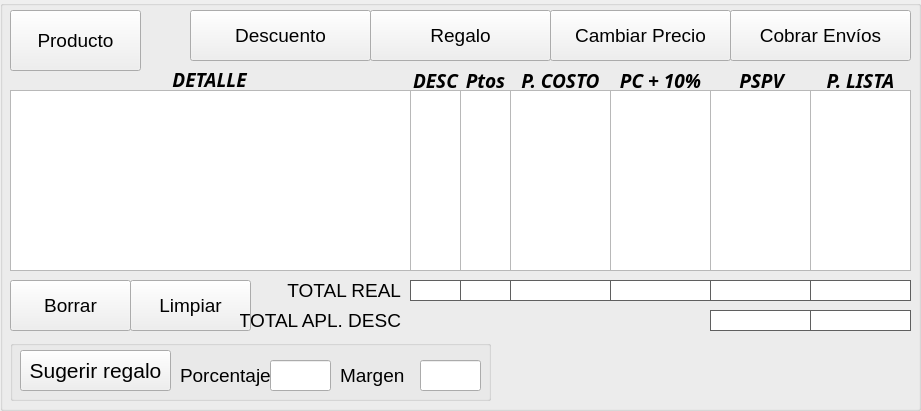
   <widget class="QGroupBox" name="groupBox_6">
    <property name="geometry">
     <rect>
      <x>10</x>
      <y>10</y>
      <width>921</width>
      <height>411</height>
     </rect>
    </property>
    <property name="title">
     <string/>
    </property>
    <widget class="QPushButton" name="push_Limpiar">
     <property name="geometry">
      <rect>
       <x>130</x>
       <y>280</y>
       <width>121</width>
       <height>51</height>
      </rect>
     </property>
     <property name="font">
      <font>
       <family>MS Shell Dlg 2</family>
       <pointsize>14</pointsize>
       <weight>50</weight>
       <italic>false</italic>
       <bold>false</bold>
      </font>
     </property>
     <property name="text">
      <string>Limpiar</string>
     </property>
     <property name="icon">
      <iconset>
       <normalon>../icon/limpiararchivo2.png</normalon>
      </iconset>
     </property>
     <property name="iconSize">
      <size>
       <width>40</width>
       <height>40</height>
      </size>
     </property>
     <property name="autoDefault">
      <bool>false</bool>
     </property>
    </widget>
    <widget class="QLabel" name="label_17">
     <property name="geometry">
      <rect>
       <x>240</x>
       <y>310</y>
       <width>161</width>
       <height>20</height>
      </rect>
     </property>
     <property name="font">
      <font>
       <family>MS Shell Dlg 2</family>
       <pointsize>14</pointsize>
       <weight>50</weight>
       <italic>false</italic>
       <bold>false</bold>
      </font>
     </property>
     <property name="text">
      <string>TOTAL APL. DESC</string>
     </property>
     <property name="alignment">
      <set>Qt::AlignRight|Qt::AlignTrailing|Qt::AlignVCenter</set>
     </property>
    </widget>
    <widget class="QLabel" name="label_15">
     <property name="geometry">
      <rect>
       <x>240</x>
       <y>280</y>
       <width>161</width>
       <height>20</height>
      </rect>
     </property>
     <property name="font">
      <font>
       <family>MS Shell Dlg 2</family>
       <pointsize>14</pointsize>
       <weight>50</weight>
       <italic>false</italic>
       <bold>false</bold>
      </font>
     </property>
     <property name="text">
      <string>TOTAL REAL</string>
     </property>
     <property name="alignment">
      <set>Qt::AlignRight|Qt::AlignTrailing|Qt::AlignVCenter</set>
     </property>
    </widget>
    <widget class="QPushButton" name="push_Borrar">
     <property name="geometry">
      <rect>
       <x>10</x>
       <y>280</y>
       <width>121</width>
       <height>51</height>
      </rect>
     </property>
     <property name="font">
      <font>
       <family>MS Shell Dlg 2</family>
       <pointsize>14</pointsize>
       <weight>50</weight>
       <italic>false</italic>
       <bold>false</bold>
      </font>
     </property>
     <property name="text">
      <string>Borrar</string>
     </property>
     <property name="icon">
      <iconset>
       <normalon>../icon/goma.png</normalon>
      </iconset>
     </property>
     <property name="iconSize">
      <size>
       <width>40</width>
       <height>40</height>
      </size>
     </property>
     <property name="autoDefault">
      <bool>false</bool>
     </property>
    </widget>
    <widget class="QListWidget" name="list_Pspv">
     <property name="geometry">
      <rect>
       <x>710</x>
       <y>90</y>
       <width>101</width>
       <height>181</height>
      </rect>
     </property>
     <property name="font">
      <font>
       <family>Calibri</family>
       <pointsize>14</pointsize>
      </font>
     </property>
     <property name="layoutDirection">
      <enum>Qt::RightToLeft</enum>
     </property>
    </widget>
    <widget class="QListWidget" name="list_Desc">
     <property name="geometry">
      <rect>
       <x>410</x>
       <y>90</y>
       <width>51</width>
       <height>181</height>
      </rect>
     </property>
     <property name="font">
      <font>
       <family>Calibri</family>
       <pointsize>14</pointsize>
      </font>
     </property>
     <property name="layoutDirection">
      <enum>Qt::RightToLeft</enum>
     </property>
    </widget>
    <widget class="QLabel" name="label_14">
     <property name="geometry">
      <rect>
       <x>810</x>
       <y>70</y>
       <width>101</width>
       <height>20</height>
      </rect>
     </property>
     <property name="font">
      <font>
       <family>Candara</family>
       <pointsize>14</pointsize>
       <weight>75</weight>
       <italic>true</italic>
       <bold>true</bold>
      </font>
     </property>
     <property name="text">
      <string>P. LISTA</string>
     </property>
     <property name="alignment">
      <set>Qt::AlignCenter</set>
     </property>
    </widget>
    <widget class="QLabel" name="label_TCosto">
     <property name="geometry">
      <rect>
       <x>510</x>
       <y>280</y>
       <width>101</width>
       <height>21</height>
      </rect>
     </property>
     <property name="font">
      <font>
       <family>Calibri</family>
       <pointsize>14</pointsize>
       <weight>75</weight>
       <bold>true</bold>
      </font>
     </property>
     <property name="styleSheet">
      <string notr="true">border: 1px solid black;
background-color: rgb(255, 255, 255);
color: rgb(255, 85, 0);
border-color: rgb(95, 95, 95);</string>
     </property>
     <property name="text">
      <string/>
     </property>
     <property name="alignment">
      <set>Qt::AlignCenter</set>
     </property>
    </widget>
    <widget class="QPushButton" name="push_Regalo">
     <property name="geometry">
      <rect>
       <x>370</x>
       <y>10</y>
       <width>181</width>
       <height>51</height>
      </rect>
     </property>
     <property name="font">
      <font>
       <family>MS Shell Dlg 2</family>
       <pointsize>14</pointsize>
       <weight>50</weight>
       <italic>false</italic>
       <bold>false</bold>
      </font>
     </property>
     <property name="text">
      <string>Regalo</string>
     </property>
     <property name="icon">
      <iconset>
       <normalon>../icon/pngocean.com.png</normalon>
      </iconset>
     </property>
     <property name="iconSize">
      <size>
       <width>40</width>
       <height>40</height>
      </size>
     </property>
     <property name="autoDefault">
      <bool>false</bool>
     </property>
    </widget>
    <widget class="QLabel" name="label_12">
     <property name="geometry">
      <rect>
       <x>610</x>
       <y>70</y>
       <width>101</width>
       <height>20</height>
      </rect>
     </property>
     <property name="font">
      <font>
       <family>Candara</family>
       <pointsize>14</pointsize>
       <weight>75</weight>
       <italic>true</italic>
       <bold>true</bold>
      </font>
     </property>
     <property name="text">
      <string>PC + 10%</string>
     </property>
     <property name="alignment">
      <set>Qt::AlignCenter</set>
     </property>
    </widget>
    <widget class="QListWidget" name="list_Detalle">
     <property name="geometry">
      <rect>
       <x>10</x>
       <y>90</y>
       <width>401</width>
       <height>181</height>
      </rect>
     </property>
     <property name="font">
      <font>
       <family>Calibri</family>
       <pointsize>14</pointsize>
      </font>
     </property>
    </widget>
    <widget class="QLabel" name="label_16">
     <property name="geometry">
      <rect>
       <x>410</x>
       <y>70</y>
       <width>51</width>
       <height>20</height>
      </rect>
     </property>
     <property name="font">
      <font>
       <family>Candara</family>
       <pointsize>14</pointsize>
       <weight>75</weight>
       <italic>true</italic>
       <bold>true</bold>
      </font>
     </property>
     <property name="text">
      <string>DESC</string>
     </property>
     <property name="alignment">
      <set>Qt::AlignCenter</set>
     </property>
    </widget>
    <widget class="QLabel" name="label_13">
     <property name="geometry">
      <rect>
       <x>716</x>
       <y>70</y>
       <width>91</width>
       <height>20</height>
      </rect>
     </property>
     <property name="font">
      <font>
       <family>Candara</family>
       <pointsize>14</pointsize>
       <weight>75</weight>
       <italic>true</italic>
       <bold>true</bold>
      </font>
     </property>
     <property name="text">
      <string>PSPV</string>
     </property>
     <property name="alignment">
      <set>Qt::AlignCenter</set>
     </property>
    </widget>
    <widget class="QListWidget" name="list_Lista">
     <property name="geometry">
      <rect>
       <x>810</x>
       <y>90</y>
       <width>101</width>
       <height>181</height>
      </rect>
     </property>
     <property name="font">
      <font>
       <family>Calibri</family>
       <pointsize>14</pointsize>
      </font>
     </property>
     <property name="layoutDirection">
      <enum>Qt::RightToLeft</enum>
     </property>
    </widget>
    <widget class="QListWidget" name="list_Costo10">
     <property name="geometry">
      <rect>
       <x>610</x>
       <y>90</y>
       <width>101</width>
       <height>181</height>
      </rect>
     </property>
     <property name="font">
      <font>
       <family>Calibri</family>
       <pointsize>14</pointsize>
      </font>
     </property>
     <property name="layoutDirection">
      <enum>Qt::RightToLeft</enum>
     </property>
    </widget>
    <widget class="QLabel" name="label_DPspv">
     <property name="geometry">
      <rect>
       <x>710</x>
       <y>310</y>
       <width>101</width>
       <height>21</height>
      </rect>
     </property>
     <property name="font">
      <font>
       <family>Calibri</family>
       <pointsize>14</pointsize>
       <weight>75</weight>
       <bold>true</bold>
      </font>
     </property>
     <property name="styleSheet">
      <string notr="true">border: 1px solid black;
background-color: rgb(255, 255, 255);
color: rgb(255, 85, 0);
border-color: rgb(95, 95, 95);</string>
     </property>
     <property name="text">
      <string/>
     </property>
     <property name="alignment">
      <set>Qt::AlignCenter</set>
     </property>
    </widget>
    <widget class="QLabel" name="label_TCosto10">
     <property name="geometry">
      <rect>
       <x>610</x>
       <y>280</y>
       <width>101</width>
       <height>21</height>
      </rect>
     </property>
     <property name="font">
      <font>
       <family>Calibri</family>
       <pointsize>14</pointsize>
       <weight>75</weight>
       <bold>true</bold>
      </font>
     </property>
     <property name="styleSheet">
      <string notr="true">border: 1px solid black;
background-color: rgb(255, 255, 255);
color: rgb(255, 85, 0);
border-color: rgb(95, 95, 95);</string>
     </property>
     <property name="text">
      <string/>
     </property>
     <property name="alignment">
      <set>Qt::AlignCenter</set>
     </property>
    </widget>
    <widget class="QLabel" name="label_TLista">
     <property name="geometry">
      <rect>
       <x>810</x>
       <y>280</y>
       <width>101</width>
       <height>21</height>
      </rect>
     </property>
     <property name="font">
      <font>
       <family>Calibri</family>
       <pointsize>14</pointsize>
       <weight>75</weight>
       <bold>true</bold>
      </font>
     </property>
     <property name="styleSheet">
      <string notr="true">border: 1px solid black;
background-color: rgb(255, 255, 255);
color: rgb(255, 85, 0);
border-color: rgb(95, 95, 95);</string>
     </property>
     <property name="text">
      <string/>
     </property>
     <property name="alignment">
      <set>Qt::AlignCenter</set>
     </property>
    </widget>
    <widget class="QLabel" name="label_10">
     <property name="geometry">
      <rect>
       <x>14</x>
       <y>69</y>
       <width>391</width>
       <height>21</height>
      </rect>
     </property>
     <property name="font">
      <font>
       <family>Candara</family>
       <pointsize>14</pointsize>
       <weight>75</weight>
       <italic>true</italic>
       <bold>true</bold>
      </font>
     </property>
     <property name="text">
      <string>DETALLE</string>
     </property>
     <property name="alignment">
      <set>Qt::AlignCenter</set>
     </property>
    </widget>
    <widget class="QLabel" name="label_TPspv">
     <property name="geometry">
      <rect>
       <x>710</x>
       <y>280</y>
       <width>101</width>
       <height>21</height>
      </rect>
     </property>
     <property name="font">
      <font>
       <family>Calibri</family>
       <pointsize>14</pointsize>
       <weight>75</weight>
       <bold>true</bold>
      </font>
     </property>
     <property name="styleSheet">
      <string notr="true">border: 1px solid black;
background-color: rgb(255, 255, 255);
color: rgb(255, 85, 0);
border-color: rgb(95, 95, 95);</string>
     </property>
     <property name="text">
      <string/>
     </property>
     <property name="alignment">
      <set>Qt::AlignCenter</set>
     </property>
    </widget>
    <widget class="QLabel" name="label_TDesc">
     <property name="geometry">
      <rect>
       <x>410</x>
       <y>280</y>
       <width>51</width>
       <height>21</height>
      </rect>
     </property>
     <property name="font">
      <font>
       <family>Calibri</family>
       <pointsize>14</pointsize>
       <weight>75</weight>
       <bold>true</bold>
      </font>
     </property>
     <property name="styleSheet">
      <string notr="true">border: 1px solid black;
background-color: rgb(255, 255, 255);
color: rgb(255, 85, 0);
border-color: rgb(95, 95, 95);</string>
     </property>
     <property name="text">
      <string/>
     </property>
     <property name="alignment">
      <set>Qt::AlignCenter</set>
     </property>
    </widget>
    <widget class="QPushButton" name="push_Cprecio">
     <property name="geometry">
      <rect>
       <x>550</x>
       <y>10</y>
       <width>181</width>
       <height>51</height>
      </rect>
     </property>
     <property name="font">
      <font>
       <family>MS Shell Dlg 2</family>
       <pointsize>14</pointsize>
       <weight>50</weight>
       <italic>false</italic>
       <bold>false</bold>
      </font>
     </property>
     <property name="text">
      <string>Cambiar Precio</string>
     </property>
     <property name="icon">
      <iconset>
       <normalon>../icon/cambiar.png</normalon>
      </iconset>
     </property>
     <property name="iconSize">
      <size>
       <width>40</width>
       <height>40</height>
      </size>
     </property>
     <property name="autoDefault">
      <bool>false</bool>
     </property>
    </widget>
    <widget class="QListWidget" name="list_Costo">
     <property name="geometry">
      <rect>
       <x>510</x>
       <y>90</y>
       <width>101</width>
       <height>181</height>
      </rect>
     </property>
     <property name="font">
      <font>
       <family>Calibri</family>
       <pointsize>14</pointsize>
      </font>
     </property>
     <property name="layoutDirection">
      <enum>Qt::RightToLeft</enum>
     </property>
    </widget>
    <widget class="QLabel" name="label_11">
     <property name="geometry">
      <rect>
       <x>510</x>
       <y>70</y>
       <width>101</width>
       <height>20</height>
      </rect>
     </property>
     <property name="font">
      <font>
       <family>Candara</family>
       <pointsize>14</pointsize>
       <weight>75</weight>
       <italic>true</italic>
       <bold>true</bold>
      </font>
     </property>
     <property name="text">
      <string>P. COSTO</string>
     </property>
     <property name="alignment">
      <set>Qt::AlignCenter</set>
     </property>
    </widget>
    <widget class="QPushButton" name="push_Descuento">
     <property name="geometry">
      <rect>
       <x>190</x>
       <y>10</y>
       <width>181</width>
       <height>51</height>
      </rect>
     </property>
     <property name="font">
      <font>
       <family>MS Shell Dlg 2</family>
       <pointsize>14</pointsize>
       <weight>50</weight>
       <italic>false</italic>
       <bold>false</bold>
      </font>
     </property>
     <property name="text">
      <string>Descuento</string>
     </property>
     <property name="icon">
      <iconset>
       <normalon>../icon/descuento2.png</normalon>
      </iconset>
     </property>
     <property name="iconSize">
      <size>
       <width>40</width>
       <height>40</height>
      </size>
     </property>
     <property name="autoDefault">
      <bool>false</bool>
     </property>
    </widget>
    <widget class="QLabel" name="label_DLista">
     <property name="geometry">
      <rect>
       <x>810</x>
       <y>310</y>
       <width>101</width>
       <height>21</height>
      </rect>
     </property>
     <property name="font">
      <font>
       <family>Calibri</family>
       <pointsize>14</pointsize>
       <weight>75</weight>
       <bold>true</bold>
      </font>
     </property>
     <property name="styleSheet">
      <string notr="true">border: 1px solid black;
background-color: rgb(255, 255, 255);
color: rgb(255, 85, 0);
border-color: rgb(95, 95, 95);</string>
     </property>
     <property name="text">
      <string/>
     </property>
     <property name="alignment">
      <set>Qt::AlignCenter</set>
     </property>
    </widget>
    <widget class="QPushButton" name="push_Bproduc">
     <property name="geometry">
      <rect>
       <x>10</x>
       <y>10</y>
       <width>131</width>
       <height>61</height>
      </rect>
     </property>
     <property name="font">
      <font>
       <family>MS Shell Dlg 2</family>
       <pointsize>14</pointsize>
       <weight>50</weight>
       <italic>false</italic>
       <bold>false</bold>
      </font>
     </property>
     <property name="toolTip">
      <string>&lt;html&gt;&lt;head/&gt;&lt;body&gt;&lt;p align=&quot;center&quot;&gt;Buscar&lt;br/&gt;Producto&lt;/p&gt;&lt;/body&gt;&lt;/html&gt;</string>
     </property>
     <property name="whatsThis">
      <string>&lt;html&gt;&lt;head/&gt;&lt;body&gt;&lt;p align=&quot;center&quot;&gt;&lt;br/&gt;&lt;/p&gt;&lt;/body&gt;&lt;/html&gt;</string>
     </property>
     <property name="text">
      <string>Producto</string>
     </property>
     <property name="icon">
      <iconset>
       <normalon>../icon/buscarlupa.png</normalon>
      </iconset>
     </property>
     <property name="iconSize">
      <size>
       <width>30</width>
       <height>30</height>
      </size>
     </property>
     <property name="autoDefault">
      <bool>false</bool>
     </property>
    </widget>
    <widget class="QGroupBox" name="groupBox_4">
     <property name="geometry">
      <rect>
       <x>10</x>
       <y>340</y>
       <width>481</width>
       <height>61</height>
      </rect>
     </property>
     <property name="font">
      <font>
       <pointsize>16</pointsize>
      </font>
     </property>
     <property name="title">
      <string/>
     </property>
     <widget class="QLabel" name="label_4">
      <property name="geometry">
       <rect>
        <x>170</x>
        <y>20</y>
        <width>101</width>
        <height>31</height>
       </rect>
      </property>
      <property name="font">
       <font>
        <family>MS Shell Dlg 2</family>
        <pointsize>14</pointsize>
        <weight>50</weight>
        <italic>false</italic>
        <bold>false</bold>
       </font>
      </property>
      <property name="text">
       <string>Porcentaje</string>
      </property>
     </widget>
     <widget class="QLabel" name="label_8">
      <property name="geometry">
       <rect>
        <x>330</x>
        <y>20</y>
        <width>71</width>
        <height>31</height>
       </rect>
      </property>
      <property name="font">
       <font>
        <family>MS Shell Dlg 2</family>
        <pointsize>14</pointsize>
        <weight>50</weight>
        <italic>false</italic>
        <bold>false</bold>
       </font>
      </property>
      <property name="text">
       <string>Margen</string>
      </property>
     </widget>
     <widget class="QLineEdit" name="line_PorcRegalo">
      <property name="geometry">
       <rect>
        <x>260</x>
        <y>20</y>
        <width>61</width>
        <height>31</height>
       </rect>
      </property>
      <property name="font">
       <font>
        <family>MS Shell Dlg 2</family>
        <pointsize>12</pointsize>
       </font>
      </property>
      <property name="alignment">
       <set>Qt::AlignCenter</set>
      </property>
     </widget>
     <widget class="QLineEdit" name="line_MargenRegalo">
      <property name="geometry">
       <rect>
        <x>410</x>
        <y>20</y>
        <width>61</width>
        <height>31</height>
       </rect>
      </property>
      <property name="font">
       <font>
        <family>MS Shell Dlg 2</family>
        <pointsize>12</pointsize>
       </font>
      </property>
      <property name="alignment">
       <set>Qt::AlignCenter</set>
      </property>
     </widget>
     <widget class="QPushButton" name="push_Sugerir">
      <property name="geometry">
       <rect>
        <x>10</x>
        <y>10</y>
        <width>151</width>
        <height>41</height>
       </rect>
      </property>
      <property name="font">
       <font>
        <family>MS Shell Dlg 2</family>
        <pointsize>16</pointsize>
       </font>
      </property>
      <property name="text">
       <string>Sugerir regalo</string>
      </property>
      <property name="autoDefault">
       <bool>false</bool>
      </property>
     </widget>
    </widget>
    <widget class="QLabel" name="label_18">
     <property name="geometry">
      <rect>
       <x>460</x>
       <y>70</y>
       <width>51</width>
       <height>20</height>
      </rect>
     </property>
     <property name="font">
      <font>
       <family>Candara</family>
       <pointsize>14</pointsize>
       <weight>75</weight>
       <italic>true</italic>
       <bold>true</bold>
      </font>
     </property>
     <property name="text">
      <string>Ptos</string>
     </property>
     <property name="alignment">
      <set>Qt::AlignCenter</set>
     </property>
    </widget>
    <widget class="QListWidget" name="list_Puntos">
     <property name="geometry">
      <rect>
       <x>460</x>
       <y>90</y>
       <width>51</width>
       <height>181</height>
      </rect>
     </property>
     <property name="font">
      <font>
       <family>Calibri</family>
       <pointsize>14</pointsize>
      </font>
     </property>
     <property name="layoutDirection">
      <enum>Qt::RightToLeft</enum>
     </property>
    </widget>
    <widget class="QLabel" name="label_TPuntos">
     <property name="geometry">
      <rect>
       <x>460</x>
       <y>280</y>
       <width>51</width>
       <height>21</height>
      </rect>
     </property>
     <property name="font">
      <font>
       <family>Calibri</family>
       <pointsize>14</pointsize>
       <weight>75</weight>
       <bold>true</bold>
      </font>
     </property>
     <property name="styleSheet">
      <string notr="true">border: 1px solid black;
background-color: rgb(255, 255, 255);
color: rgb(255, 85, 0);
border-color: rgb(95, 95, 95);</string>
     </property>
     <property name="text">
      <string/>
     </property>
     <property name="alignment">
      <set>Qt::AlignCenter</set>
     </property>
    </widget>
    <widget class="QPushButton" name="push_Agregar_Envio">
     <property name="geometry">
      <rect>
       <x>730</x>
       <y>10</y>
       <width>181</width>
       <height>51</height>
      </rect>
     </property>
     <property name="font">
      <font>
       <family>MS Shell Dlg 2</family>
       <pointsize>14</pointsize>
       <weight>50</weight>
       <italic>false</italic>
       <bold>false</bold>
      </font>
     </property>
     <property name="text">
      <string>Cobrar Envíos</string>
     </property>
     <property name="icon">
      <iconset>
       <normalon>../icon/camioncito.png</normalon>
      </iconset>
     </property>
     <property name="iconSize">
      <size>
       <width>40</width>
       <height>40</height>
      </size>
     </property>
     <property name="autoDefault">
      <bool>false</bool>
     </property>
    </widget>
   </widget>
